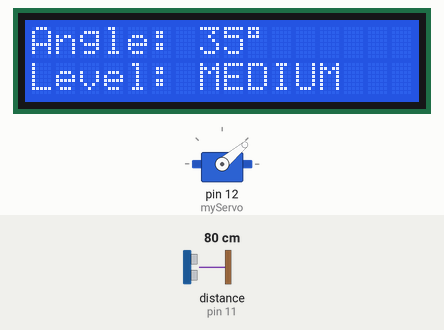
This sketch was run on a simulated Arduino Uno, built with avr-gcc and run on an emulated ATmega328P. On the bench: servo, 16×2 character LCD. Wiring (inferred from the names in the program): ultrasonic range finder: trigger pin 10; echo pin 11. Inputs (shaded band) come from the test bench; at power-on: distance to the obstacle (sensor on pin 11) 80 cm. The echo pulse lasts 58.3 µs per cm; what the sketch prints to the serial monitor is not drawn.

Above: at 3.2 s.
3.3 s: distance to the obstacle (sensor on pin 11) set to 18 cm
At 3.45 s:
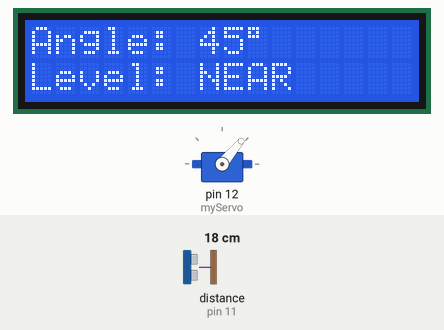
5.2 s: distance to the obstacle (sensor on pin 11) set to 120 cm
At 5.36 s:
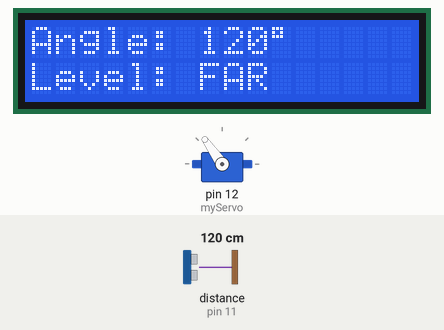
7.1 s: distance to the obstacle (sensor on pin 11) set to 35 cm
At 7.2 s:
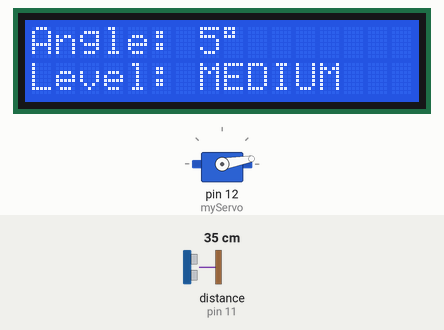
10.1 s: distance to the obstacle (sensor on pin 11) set to 299 cm
At 10.61 s:
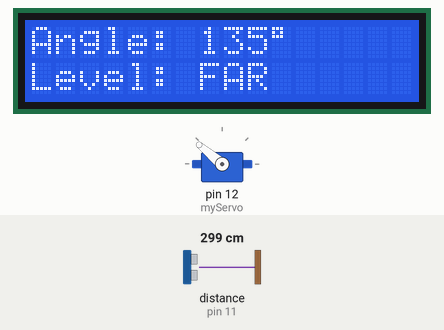
13.1 s: distance to the obstacle (sensor on pin 11) set to 60 cm
At 13.56 s:
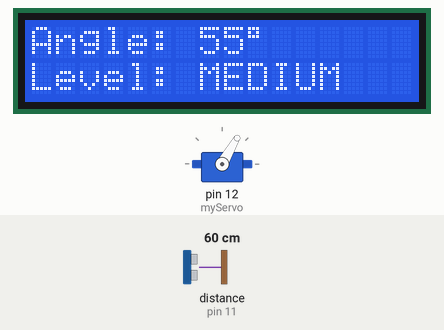
16.1 s: distance to the obstacle (sensor on pin 11) set to 83 cm
At 16.31 s:
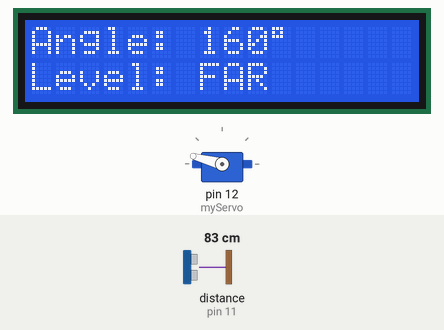
Timing chart, 0 to 20.1 s (numbered marks = the images above; inputs shaded):
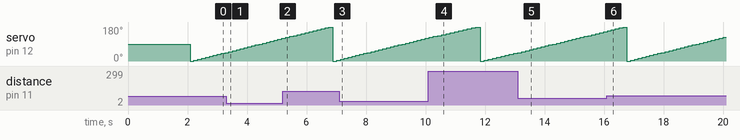

Measured:
- after the input at 3.3 s, the display: changes after 0.09 s (image 1)
- after the input at 5.2 s, the display: changes after 0.10 s (image 2)
- after the input at 7.1 s, the display: changes after 0.05 s (image 3)
- after the input at 10.1 s, the display: first differs from a run without the input after 0.16 s (image 4 shows a later state)
- after the input at 13.1 s, the display: first differs from a run without the input after 0.14 s (image 5 shows a later state)
- after the input at 16.1 s, the display: first differs from a run without the input after 0.15 s (image 6)

The sketch:

code40.ino
```cpp
#include <Servo.h>
#include <Wire.h>
#include <LiquidCrystal_I2C.h>

LiquidCrystal_I2C lcd(0x27, 16, 2);
Servo myServo;

const int trigPin = 10;
const int echoPin = 11;
long duration;
int distance;

void setup() {
  pinMode(trigPin, OUTPUT);
  pinMode(echoPin, INPUT);

  Serial.begin(9600);
  myServo.attach(12);
  lcd.init();
  lcd.backlight();
  lcd.clear();
  lcd.print("Radar Level Mode");
  delay(2000);
  lcd.clear();
}

void loop() {
  for (int angle = 0; angle <= 180; angle += 5) {
    myServo.write(angle);
    delay(100);
    distance = getDistance();

    String level;
    if (distance == 0) level = "No Obj";
    else if (distance <= 20) level = "NEAR";
    else if (distance <= 80) level = "MEDIUM";
    else level = "FAR";

    lcd.clear();
    lcd.setCursor(0, 0);
    lcd.print("Angle: ");
    lcd.print(angle);
    lcd.print((char)223);

    lcd.setCursor(0, 1);
    lcd.print("Level: ");
    lcd.print(level);

    Serial.print("Angle: ");
    Serial.print(angle);
    Serial.print(" | Distance: ");
    Serial.print(distance);
    Serial.print(" cm | Level: ");
    Serial.println(level);
  }
}

int getDistance() {
  digitalWrite(trigPin, LOW); delayMicroseconds(2);
  digitalWrite(trigPin, HIGH); delayMicroseconds(10);
  digitalWrite(trigPin, LOW);
  duration = pulseIn(echoPin, HIGH, 30000);
  if (duration == 0) return 0;
  return duration * 0.034 / 2;
}
```
